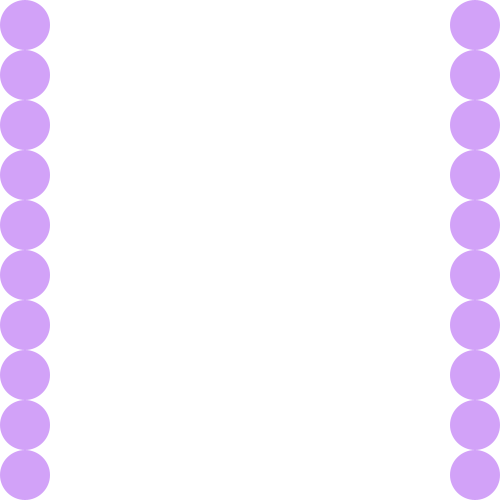
Frame 1 (no input)
Frame 60 (the mouse pressed at the canvas centre just before this capture): identical to frame 1, image omitted
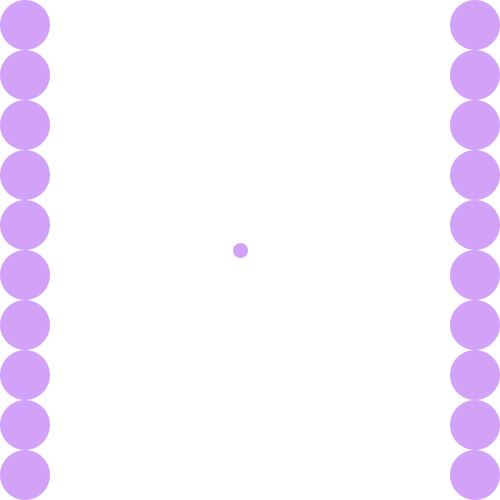
Frame 120 (the mouse held since frame 60 and released just before this capture)

The Processing sketch that drew these frames (run headless with seeded random() and noise(); from frame 60 on, the mouse is pressed at the canvas centre):

// Processing sketch: SS4_ResponsiveCircles
// ── SS4_ResponsiveCircles.pde
// Shanice Smith, Responsive Pattern of Ellipses
// Instructions: Move your mouse to watch the circles change colors in random
// Click + Drag your mouse or pause to stop the color changes

int R = (int)random(130, 255);
int G = (int)random(130, 255);
int B = (int)random(130, 255);

void setup () {
  size(500, 500);
}

void draw () {
  background(255);
  
  // func call
  circleParty();
  
  // line info
  stroke(R, G, B);
  strokeWeight(15);
  line(mouseX - 10, mouseY, mouseX - 10, mouseY);

}

void mouseMoved () { // changes colors of circles every mouse movement
  R = (int)random(130, 255);
  G = (int)random(130, 255);
  B = (int)random(130, 255);
}

void circleParty () {
  noStroke();
  fill(R, G, B);
  
  for (int i = 25; i < 500; i += 100) {
    for (int j = 25; i < 500; i += 50){
      ellipse(j, i, 50, 50);
    }
  }
  
  for (int i = 475; i > 0; i -= 100) {
    for (int j = 475; i > 0; i -= 50){
      ellipse(j, i, 50, 50);
    }
  }
}

void mouseDragged () {
    fill(R, G, B);
    ellipse(mouseX - 10, mouseY, 5, 5);
    
    if (mouseX > 475 || mouseX < 25) {
      R = (int)random(130, 255);
      G = (int)random(130, 255);
      B = (int)random(130, 255);
    }
}
